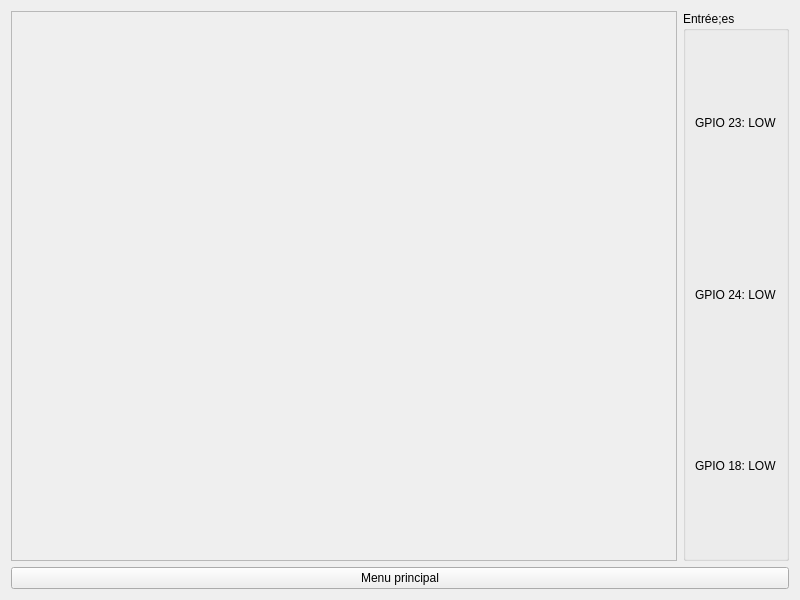
<?xml version="1.0" encoding="UTF-8"?>
<ui version="4.0">
 <class>TestGpio</class>
 <widget class="QWidget" name="TestGpio">
  <property name="geometry">
   <rect>
    <x>0</x>
    <y>0</y>
    <width>800</width>
    <height>600</height>
   </rect>
  </property>
  <layout class="QVBoxLayout" name="verticalLayout">
   <item>
    <layout class="QHBoxLayout" name="horizontalLayout">
     <item>
      <widget class="QScrollArea" name="scrollArea">
       <property name="widgetResizable">
        <bool>true</bool>
       </property>
       <widget class="QWidget" name="scrollAreaWidgetContents">
        <property name="geometry">
         <rect>
          <x>0</x>
          <y>0</y>
          <width>380</width>
          <height>540</height>
         </rect>
        </property>
        <layout class="QGridLayout" name="gridLayoutPins"/>
       </widget>
      </widget>
     </item>
     <item>
      <widget class="QGroupBox" name="groupBoxInputs">
       <property name="title">
        <string>Entrée;es</string>
       </property>
       <layout class="QVBoxLayout" name="verticalLayoutInputs">
        <item>
         <widget class="QLabel" name="labelPin23">
          <property name="text">
           <string>GPIO 23: LOW</string>
          </property>
         </widget>
        </item>
        <item>
         <widget class="QLabel" name="labelPin24">
          <property name="text">
           <string>GPIO 24: LOW</string>
          </property>
         </widget>
        </item>
        <item>
         <widget class="QLabel" name="labelPin18">
          <property name="text">
           <string>GPIO 18: LOW</string>
          </property>
         </widget>
        </item>
       </layout>
      </widget>
     </item>
    </layout>
   </item>
   <item>
    <widget class="QPushButton" name="buttonMenu">
     <property name="text">
      <string>Menu principal</string>
     </property>
    </widget>
   </item>
  </layout>
 </widget>
 <resources>
  <include location="resources.qrc"/>
 </resources>
</ui>
